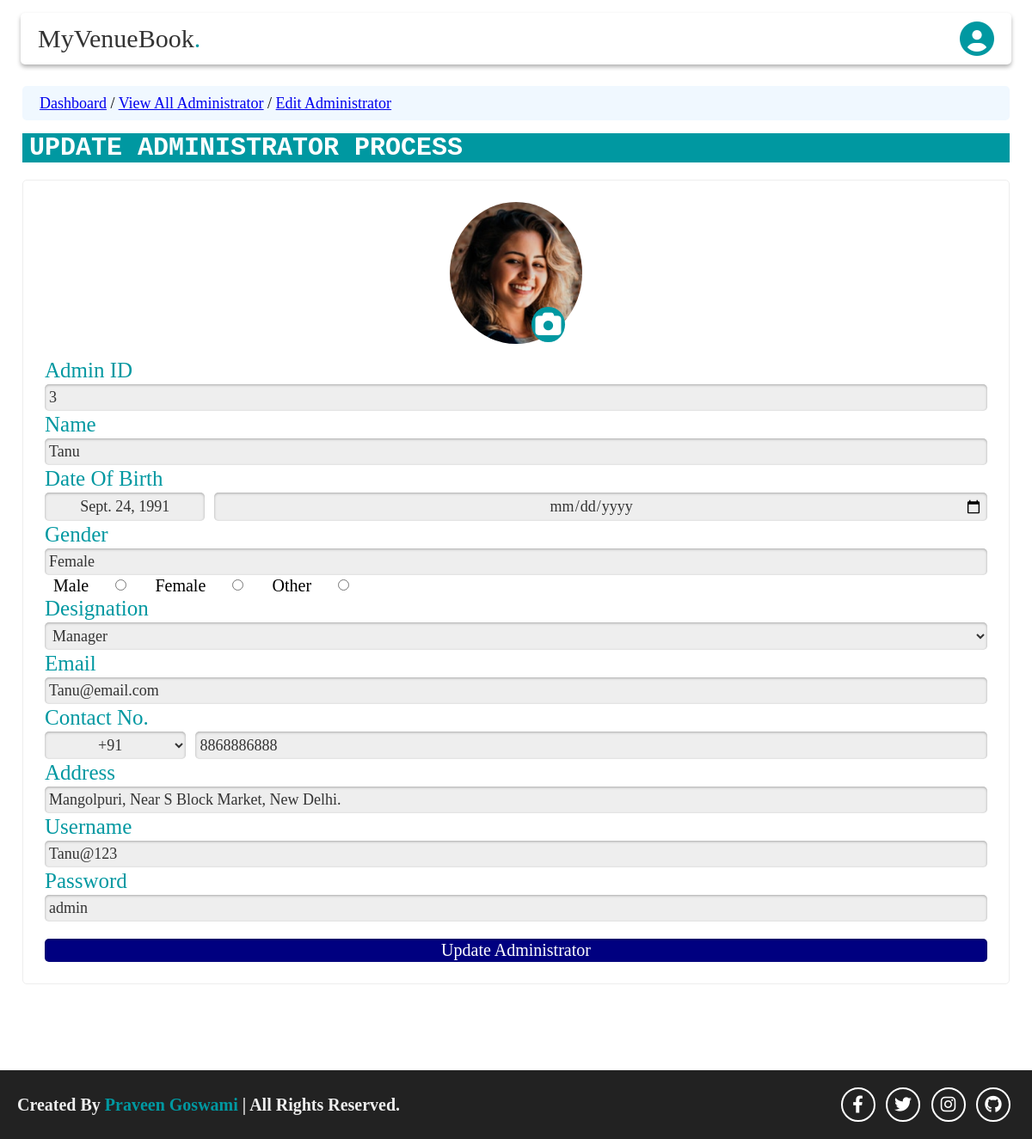
Page /administrator/editadministrator/3/ on the committed database.
### administrator/models.py (models this page shows)
class administratorTable(models.Model):
    adminId = models.AutoField(primary_key=True)
    adminName = models.CharField(max_length=50)
    adminDob = models.DateField(auto_now=False, auto_now_add=False, null=True)
    adminGender = models.CharField(max_length=15)
    adminDesignation = models.CharField(max_length=50)
    adminEmail = models.EmailField(max_length=100)
    adminMobileCountryCode = models.CharField(max_length=10, default='')
    adminMobileNumber = models.CharField(max_length=20)
    adminAddress = models.CharField(max_length=120)
    adminImage = models.ImageField(upload_to='media/', default='', blank=True)
    adminUsername = models.CharField(max_length=50)
    adminPassword = models.CharField(max_length=50)

### administrator/views.py (the view)
# urls.py: path('editadministrator/<int:admin_id>/',views.showEditAdministratorPage),
def showEditAdministratorPage(request, admin_id):
    adminTobeEdited = adminModel.administratorTable.objects.get(adminId=admin_id)
    context = {'admin':adminTobeEdited}
    res = render(request, 'administrator/editAdministratorPage.html',context)
    return HttpResponse(res)

### templates/administrator/editAdministratorPage.html (shortened to what this page needs)
<!DOCTYPE html>
{% extends 'administrator/adminMasterTemplate.html' %}
{% load static %}
    {% block CSS %}
        {{block.super}}
        <link rel="stylesheet" href="{% static 'css/administrator/editAdministratorPage.css' %}">
    {% endblock CSS %}
    {% block home %}
    <section class="edit-administrator-home" id="home">
        <div class="navigator">
            <p><a href="http://localhost:8000/administrator/dashboard/">Dashboard</a> / <a href="http://localhost:8000/administrator/viewalladministrator/">View All Administrator</a> / <a href="#">Edit Administrator</a></p>
        </div>
        <div class="heading-container" >
            <h1 class="main-heading">Update Administrator Process</h1>
        </div>
        <div class="signup-form-container">
            <form action="http://localhost:8000/administrator/updateadministrator/" method="post" name="myform" enctype="multipart/form-data" onsubmit="return validateForm()">
                <div class="image-div-container">
                    <div class="profile-image-container">
                        <img src="{{admin.adminImage.url}}" alt="Admin Profile Image" id="adminprofileimage">
                        <div class="camera-icon">
                            <i class="fa-solid fa-camera"></i>
                        </div>
                    </div>
                </div>
                <label for="adminid">Admin ID </label>
                <input type="text" id="adminid" name="adminid" value="{{admin.adminId}}" readonly>
                <label for="adminname">Name </label>
                <input type="text" id="adminname" name="adminname" value="{{admin.adminName}}">
                <label for="admindob">Date of Birth </label>
                <div class="dob-field-container">
                    <input type="text" value="{{admin.adminDob}}"  id="previousdob" name="previousdob" readonly>
                    <input type="date" id="admindob" name="admindob">
                </div>
                <label for="admingender">Gender </label>
                <input name="previousgendervalue" type="text" value="{{admin.adminGender}}" readonly>
                <span>Male</span><input type="radio" id="admingender" name="admingender" value="Male">
                <span>Female</span><input type="radio" id="admingender" name="admingender" value="Female">
                <span>Other</span><input type="radio" id="admingender" name="admingender" value="Other">
                {% if admin.adminDesignation == 'Founder' %}
                <label for="admindesignation">Designation </label>
                <select  id="admindesignation" name="admindesignation" required>
                    <option value="Founder">Founder</option>
                    <option value="Director">Director</option>
                    <option value="Manager">Manager</option>
                </select>
                {% elif admin.adminDesignation == 'Manager'%}
                <label for="admindesignation">Designation </label>
                <select  id="admindesignation" name="admindesignation" required>
                    <option value="Manager">Manager</option>
                </select>
                {% endif %}
                {% if email_error %}
                <label for="adminemail">Email </label>
                <input style="border:.1rem solid red;" type="email" id="adminemail" name="adminemail" value="{{admin.adminEmail}}" oninput="validateEmail()">
                <label class="errormsg"
                style="color:red; font-size:1.5rem; text-transform:none;">{{email_error}}</label>
                {% else %}
                <label for="adminemail">Email </label>
                <input type="email" id="adminemail" name="adminemail" value="{{admin.adminEmail}}" oninput="validateEmail()">
                {% endif %}
                {% if mobile_error %}
                <label for="adminmobilenumber">Contact No. </label>
                <div class="contact-field-container">
                    <select name="adminmobilecountrycode">
                        <option value="{{admin.adminMobileCountryCode}}">{{admin.adminMobileCountryCode}}</option>
                    </select>
                    <input style="border:.1rem solid red;" type="text" id="adminmobilenumber" name="adminmobilenumber" value="{{admin.adminMobileNumber}}">
                </div>
                <label class="errormsg"
                style="color:red; font-size:1.5rem; text-transform:none;">{{mobile_error}}</label>
                {% else %}
                <label for="adminmobilenumber">Contact No. </label>
                <div class="contact-field-container">
                    <select name="adminmobilecountrycode">
                        <option value="{{admin.adminMobileCountryCode}}">{{admin.adminMobileCountryCode}}</option>
                    </select>
                    <input type="text" id="adminmobilenumber" name="adminmobilenumber" value="{{admin.adminMobileNumber}}">
                </div>
                {% endif %}
                <label for="adminaddress">Address </label>
                <input type="text" id="adminaddress" name="adminaddress" value="{{admin.adminAddress}}">
                {% if username_error %}
                <label for="adminusername">Username </label>
                <input style="border:.1rem solid red;" type="text" id="adminusername" name="adminusername" value="{{admin.adminUsername}}" oninput="validateUsername()">
                <label class="errormsg"
                style="color:red; font-size:1.5rem; text-transform:none;">{{username_error}}</label>
                {% else %}
                <label for="adminusername">Username </label>
                <input type="text" id="adminusername" name="adminusername" value="{{admin.adminUsername}}" oninput="validateUsername()">
                {% endif %}
                <label for="adminpassword">Password </label>
                <input type="text" id="adminpassword" name="adminpassword" value="{{admin.adminPassword}}">
                <input type="submit" value="Update Administrator">
            </form>
        </div>
    </section>
    {% endblock home %}

### static/css/administrator/adminMasterTemplate.css (style rules this page uses)
* { font-family: 'Times New Roman', Times, serif; padding: 0; margin: 0; box-sizing: border-box; text-decoration: none; text-transform: capitalize; }
html { overflow-x: hidden; font-size: 62.5%; }

### static/css/administrator/editAdministratorPage.css (style rules this page uses)
.edit-administrator-home { min-height: 100vh; display: flex; align-items: center; flex-direction: column; position: relative; padding:10rem 2.6rem; background: #fff; }
.edit-administrator-home .navigator { background-color: aliceblue; height:4rem; width:100%; border-radius: .5rem; display: flex; align-items: center; padding-left:2rem; }
.edit-administrator-home .navigator p { font-size:1.8rem; }
.edit-administrator-home .navigator p a { text-decoration: underline; font-family:'Times New Roman', Times, serif; }
.edit-administrator-home .heading-container { width:100%; }
.edit-administrator-home .main-heading { background-color: #0098a1; color:#fff; width:100%; text-transform: uppercase; font-family: 'Courier New', Courier, monospace; font-size:3rem; padding:0rem 0.8rem; margin-top: 1.5rem; }
.signup-form-container { width:100%; display: flex; justify-content: center; margin-top:2rem; }
.signup-form-container form { background-color:#fff; border: .1rem solid #eee; padding:2.5rem; width:100%; border-radius: .5rem; }
.signup-form-container .image-div-container { display:flex; justify-content: center; padding:0rem 0rem 1.5rem 0rem; width:100%; height:18rem; }
.signup-form-container .image-div-container .profile-image-container { width:14%; height:100%; display: flex; flex-direction: column; position:relative; }
.signup-form-container .image-div-container .profile-image-container img { width:100%; height:100%; object-fit: cover; border-radius: 50%; }
.signup-form-container .image-div-container .profile-image-container .camera-icon { display:flex; position:absolute; bottom:.2rem; right:2rem; width:25%; height:25%; overflow: hidden; border-radius:50%; background: #0098a1; justify-content: center; align-items: center; }
.fa-camera { display: block; color:#fff; font-size:3rem; }
.signup-form-container form label { font-size: 2.5rem; margin: .2rem 0; display:block; color: #0098a1; }
.signup-form-container form input, .signup-form-container form select { display: block; text-transform:none; font-size:1.8rem; width:100%; padding:.5rem; border-radius: .5rem; color:#333; background: #eee; border:none; outline: none; box-shadow: 0 .1rem .3rem rgba(0,0,0,.3) inset; }
.signup-form-container form input[type="submit"] { margin-top: 2rem; padding:.2rem; background: navy; font-size: 2rem; color: #fff; }
.signup-form-container form span { font-size: 2rem; margin: 0 1rem 2rem 1rem; position:relative; top:.1rem; }
.signup-form-container form input[type="radio"] { box-shadow: none; display: inline-block; width:5%; }
.dob-field-container { display:flex; flex-direction: row; flex-wrap: wrap; width:100%; justify-content: space-between; }
.dob-field-container #previousdob { display:block; width:17%; text-align: center; }
.dob-field-container #admindob { display:block; width:82%; text-align: center; }
.signup-form-container .contact-field-container { display:flex; flex-direction: row; justify-content: space-between; }
.signup-form-container .contact-field-container select { width:15%; text-align: center; }
.signup-form-container .contact-field-container input { width:84%; }

### rows in the picture
administratorTable: adminImage (picture), adminid "3", adminname "Tanu", previousdob "Sept. 24, 1991", previousgendervalue "Female", adminemail "Tanu@email.com", adminmobilecountrycode "+91", adminmobilenumber "8868886888", adminaddress "Mangolpuri, Near S Block Market, New Delhi.", adminusername "Tanu@123", adminpassword "admin"
